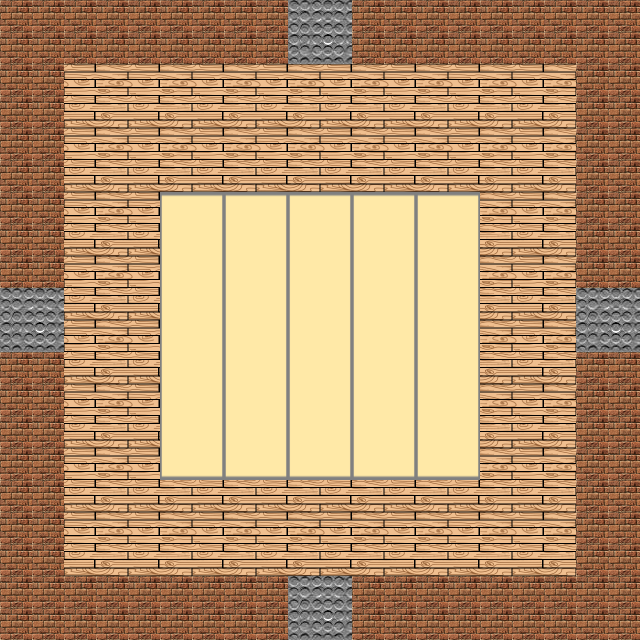

This game map was drawn from its Tiled (.tmx) file and the tilesets committed beside it. A one-line description and the trimmed map source follow:
An orthogonal 20x20 tile map with 32x32 px tiles, 4 tile layers (Background, Wall, Object, ImpassableGate), 6 tilesets and 6 objects (PlayerSpawn1, EnemyEmitter1, EnemyEmitter2, EnemyEmitter3, EnemyEmitter4, ...).

<map version="1.0" orientation="orthogonal" width="20" height="20" tilewidth="32" tileheight="32">
 <properties>
  <property name="arena" value="true" />
  <property name="weather" value="CLEAR" />
 </properties>
 <tileset firstgid="1" name="Grass" tilewidth="32" tileheight="32">
  <image source="tileset/background.png" width="384" height="192" />
 </tileset>
 <tileset firstgid="73" name="Walls" tilewidth="32" tileheight="32">
  <image source="tileset/walls.png" width="128" height="128" />
 </tileset>
 <tileset firstgid="89" name="Objects" tilewidth="32" tileheight="32">
  <image source="tileset/objects.png" width="96" height="64" />
 </tileset>
 <tileset firstgid="95" name="ImpassableGates" tilewidth="32" tileheight="32">
  <image source="tileset/walls.png" width="128" height="128" />
 </tileset>
 <tileset firstgid="111" name="WoodFloor" tilewidth="32" tileheight="32">
  <image source="tileset/woodfloor.png" width="64" height="64" />
 </tileset>
 <tileset firstgid="115" name="Floormat" tilewidth="32" tileheight="32">
  <image source="tileset/floormat.png" width="64" height="192" />
 </tileset>
 <layer name="Background" width="20" height="20">
  <data>[400 cells, 320 non-empty, 14 distinct tile ids]</data>
 </layer>
 <layer name="Wall" width="20" height="20">
  <data>[400 cells, 136 non-empty, 1 distinct tile ids]</data>
 </layer>
 <layer name="Object" width="20" height="20">
  <data>[400 cells, 0 non-empty, 0 distinct tile ids]</data>
 </layer>
 <layer name="ImpassableGate" width="20" height="20">
  <data>[400 cells, 16 non-empty, 4 distinct tile ids]</data>
 </layer>
 <objectgroup name="EnemySpawn" width="20" height="20" />
 <objectgroup name="NPCSpawn" width="20" height="20" />
 <objectgroup name="PlayerSpawn" width="20" height="20">
  <object name="PlayerSpawn1" x="336" y="304" width="32" height="32">
   <properties>
    <property name="Spawn" value="1" />
   </properties>
  </object>
 </objectgroup>
 <objectgroup name="EnemyEmitter" width="20" height="20">
  <object name="EnemyEmitter1" x="336" y="16" width="32" height="32" />
  <object name="EnemyEmitter2" x="592" y="272" width="32" height="32" />
  <object name="EnemyEmitter3" x="48" y="304" width="32" height="32" />
  <object name="EnemyEmitter4" x="304" y="560" width="32" height="32" />
 </objectgroup>
 <objectgroup name="Door" width="20" height="20" />
 <objectgroup name="CherryBlossom" width="20" height="20" />
 <objectgroup name="QuiverEmitter" width="20" height="20">
  <object name="1" x="336" y="272" width="32" height="32">
   <properties>
    <property name="Radius" value="7.5" />
   </properties>
  </object>
 </objectgroup>
</map>
